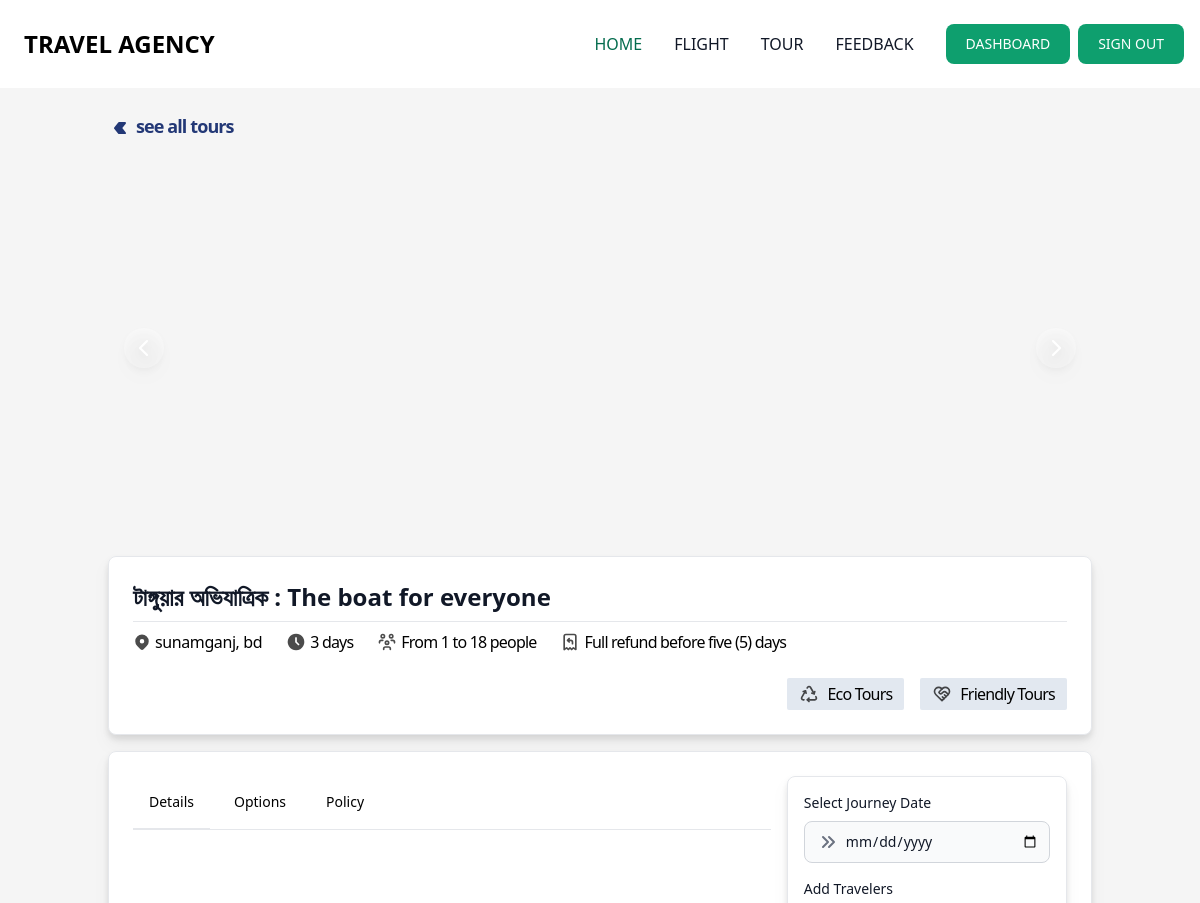
Before: /tour/tour-details/2 (signed in, upper part) with the older database file.
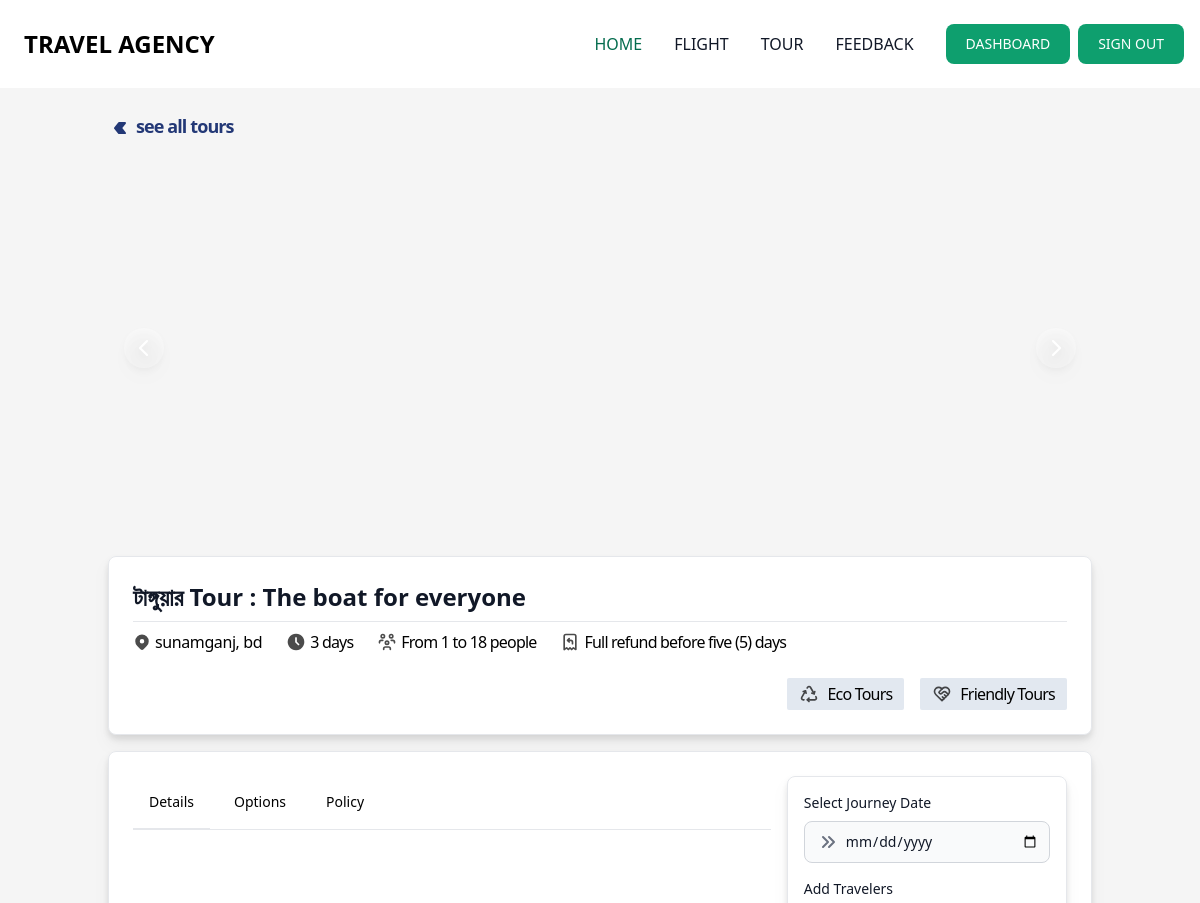
After: the same page with the newer database file.
### app_tour/models.py (models this page shows, shortened)
class TourPackageModel(models.Model):
    package_title = models.CharField(max_length=525, null=True)
    package_cover_image = models.ImageField(upload_to="tour_package_cover_images", null=True, blank=True)
    tour_location = models.ForeignKey(
        TourLocationModel, on_delete=models.CASCADE, null=True, blank=True
    )
    tour_duration = models.IntegerField(null=True, blank=True)
    peoples_limit = models.PositiveIntegerField(default=1, null=True, blank=True)
    details = RichTextUploadingField(null=True)
    options = RichTextUploadingField(null=True)
    policy = RichTextUploadingField(null=True)
    journey_date = models.DateField(default=timezone.now)
    package_price = models.FloatField(null=True, blank=True)
    Children_package_price = models.FloatField(null=True, default= 50, help_text="Enter 50 percent children traveler")
    Infant_package_price = models.FloatField(null=True, default= 90, help_text="Enter 90 percent infant traveler")
    discount = models.ForeignKey("app_flight.Discount", on_delete=models.CASCADE, null=True, blank=True)
    hotel = models.ManyToManyField(HotelModel)
    created_at = models.DateTimeField(auto_now_add=True)
    def get_discount_price(self):
        if self.discount:
            return (self.package_price / 100) * self.discount.amount
        else:
            return 0
    class Meta:
        verbose_name = "Tour Package"
        verbose_name_plural = "Tour Packages"
        ordering = ["-id"]

class TourLocationModel(models.Model):
    country = CountryField()
    district = models.CharField(max_length=122, null=True)
    location_name = models.CharField(
        max_length=225, null=True, verbose_name="location name"
    )
    code = models.CharField(max_length=3, null=True)
    class Meta:
        verbose_name = "Tour Location"
        verbose_name_plural = "Tour Locations"
        ordering = ["-id"]

### app_tour/views.py (the view, shortened to what this page needs)
# urls.py: path("tour-details/<int:pk>", TourDetailsView.as_view(), name="tour_details"),
@method_decorator(signin_decorators, name="dispatch")
class TourDetailsView(FormView):
    template_name = "app_tour/details.html"
    form_class = TourPackageOrderForm
    order_id = None
    def get_context_data(self, **kwargs):
        context = super().get_context_data(**kwargs)
        pk = self.kwargs.get('pk')
        context['tour_package'] = get_object_or_404(TourPackageModel, id=pk)
        context['sliders'] = TourPackageImages.objects.filter(package__id=pk)
        return context

### app_flight/templatetags/mathfilters.py (called while the page is built)
@register.filter
def get_tour_discount_price(subtotal, discount_price):
    return float(subtotal) - float(discount_price)

### templates/app_tour/details.html (shortened to what the changed rows need)
{% extends 'base.html' %}
{% load humanize %}
{% load static %}
{% load mathfilters %}
{% block main %}
<section class="container mx-auto p-4 md:p-0 mt-6">
    <div class="p-6 bg-white border border-gray-200 rounded-lg drop-shadow-lg dark:bg-gray-800 dark:border-gray-700 dark:hover:bg-gray-700">
        <h5 class="mb-2 text-2xl font-bold  text-gray-900 dark:text-white">{{ tour_package.package_title }}</h5> <hr class="mb-2">
       <div class="flex flex-wrap items-center gap-6">
            <div class="flex flex-row items-center gap-1">
                <p class="text-md tracking-tight font-medium lowercase">{{ tour_package.tour_location.district }}, {{ tour_package.tour_location.country }}</p>
            </div>
            <div class="flex flex-row items-center gap-1">
                <p class="text-md font-normal tracking-tighter">{{ tour_package.tour_duration }} days</p>
            </div>
            <div class="flex flex-row items-center gap-1">
                <p class="text-md font-normal tracking-tighter">From 1 to {{ tour_package.peoples_limit }} people</p>
            </div>
            <div class="flex flex-row items-center gap-1">
            </div>
            <div class="flex items-center gap-4 mr-auto md:mr-0 md:ml-auto">
            </div>
       </div>
    </div>
</section>
{% endblock main %}

Changed rows visible on the page:
changed TourPackageModel "sunamganj": package_title "টাঙ্গুয়ার অভিযাত্রিক : The boat for everyone" → "টাঙ্গুয়ার Tour : The boat for everyone"
